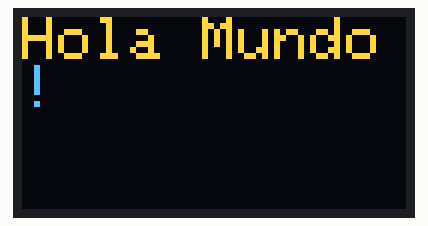
A sketch run on a simulated ESP32. Parts: 128×64 one-colour display. The OLED is the two-colour kind (top 16 rows yellow).

Above: at 0.1 s.

The sketch:

prueba_display.ino
```cpp
#include <Wire.h>
#include <Adafruit_GFX.h>
#include <Adafruit_SSD1306.h>

#define ANCHO_PANTALLA 128
#define ALTO_PANTALLA 64


Adafruit_SSD1306 display(ANCHO_PANTALLA, ALTO_PANTALLA, &Wire, -1);

void setup() {
  Serial.begin(115200);

  Wire.begin(21, 22);

  if (!display.begin(SSD1306_SWITCHCAPVCC, 0x3C)) {
    Serial.println(F("No se encontró pantalla SSD1306"));
    for(;;);
  }

  display.clearDisplay();        // limpia buffer
  display.setTextSize(2);        // tamaño de texto
  display.setTextColor(SSD1306_WHITE); // color (blanco)
  display.setCursor(0,0);        // posicion inicial
  display.println("Hola Mundo!");
  display.display();             // muestra en pantalla
}

void loop() {
}
```
